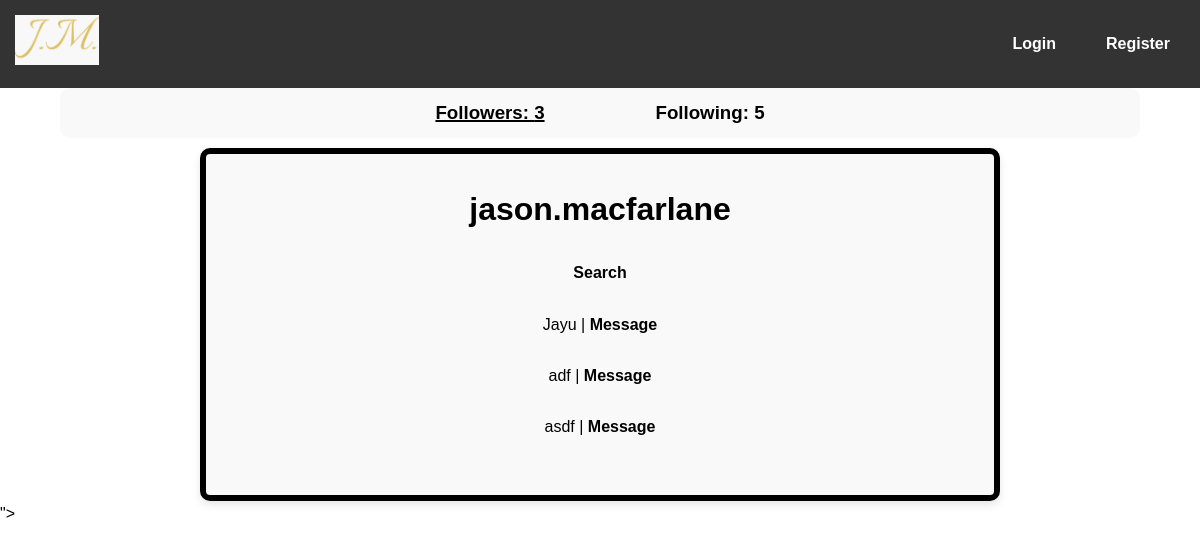
The app's page /post/followers-following-view/1/followers/ with its own data.
### post/models.py (models this page shows)
class Follow(models.Model):
    user_from = models.ForeignKey(settings.AUTH_USER_MODEL, related_name='follower', on_delete=models.CASCADE)
    user_to = models.ForeignKey(settings.AUTH_USER_MODEL, related_name='following', on_delete=models.CASCADE)
    following = models.BooleanField(default=True)

### post/views.py (the view, shortened to what this page needs)
# urls.py: path('followers-following-view/<int:user_id>/<str:flag>/', views.followers_following_view, name='followers_following_view'),
def followers_following_view(request, user_id, flag):
    User = get_user_model()
    user = get_object_or_404(User, id=user_id)
    if flag == 'followers':
        followers = Follow.objects.filter(user_to=user)
        follower_count = followers.count()
        following_count = Follow.objects.filter(user_from=user).count()
        return render(request, 'post/followers_following.html', {'user': user, 'followers': followers, 'follower_count': follower_count, 'following_count': following_count, 'flag': flag})

### post/templates/post/followers_following.html (shortened to what this page needs)
{% extends "base.html" %}
{% block content %}
<div id="follow-header-container">
    <div class="follow-header-box">
        <h3><a class="custom-link {% if flag == 'followers' %}active{% endif %}" href="{% url 'post:followers_following_view' user.id 'followers' %}">Followers: {{ follower_count }}</a></h3>
    </div>
    <div class="follow-header-box">
        <h3><a class="custom-link {% if flag == 'following' %}active{% endif %}" href="{% url 'post:followers_following_view' user.id 'following' %}">Following: {{ following_count }}</a></h3>
    </div>
</div>
<div class="center-box">
    <div class="box-content">
        <h1>{{ user.username }}</h1>
        <br>
        <h4>Search</h4>
        <br>
        {% if flag == 'followers' %}
            {% if not followers %}
                <p>No followers yet.</p>
            {% else %}
                {% for follower in followers %}
                    <p>
                        {{ follower.user_from.username }} | <strong><a class="custom-link" href="{% url 'chat:chat_view' follower.user_from.id %}">Message</a></strong>
                    </p>
                    <br>
                {% endfor %}
            {% endif %}
        {% endif %}
    </div>
</div>
{% endblock %}

### account/static/css/base.css (style rules this page uses)
* { margin: 0; padding: 0; box-sizing: border-box; }
body { font-family: Arial, sans-serif; line-height: 1.6; }
.center-box { display: flex; justify-content: center; align-items: center; margin-top: 10px; }
.center-box .box-content { display: flex; flex-direction: column; align-items: center; width: 80%; max-width: 800px; padding: 30px; background-color: #f9f9f9; border: 6px solid #000; border-radius: 10px; box-shadow: 0 4px 8px rgba(0, 0, 0, 0.1); text-align: center; }
.custom-link { color: black; text-decoration: none; }
#follow-header-container { display: flex; justify-content: center; gap: 20px; padding: 0 5%; margin: 0 auto; margin-bottom: 0px; background-color: #f9f9f9; border-radius: 10px; align-items: center; height: 50px; max-width: 90%; }
.follow-header-box { flex: 0 1 auto; width: 200px; padding: 10px; box-sizing: border-box; display: flex; justify-content: center; overflow: hidden; }
.custom-link.active { text-decoration: underline; text-decoration-color: black; text-decoration-thickness: 2px; }

### records on screen
Follow: user_from.username "Jayu"
Follow: user_from.username "adf"
Follow: user_from.username "asdf"

### other values on screen
{{ follower_count }} "3"
{{ following_count }} "5"
{{ user.username }} "jason.macfarlane"
